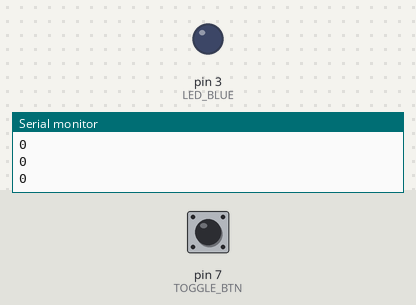
Simulated run of this sketch. Board: Arduino Uno, built with avr-gcc and run on an emulated ATmega328P. On the bench: output pins drawn as LEDs (lit = HIGH), the last lines printed to the serial monitor. The inputs (shaded band) are chosen by the test bench; at power-on: pin 7 (TOGGLE_BTN) LOW.

Above: at 1.2 s.
1.3 s: pin 7 (TOGGLE_BTN) pulled HIGH for 0.15 s
At 1.5 s:
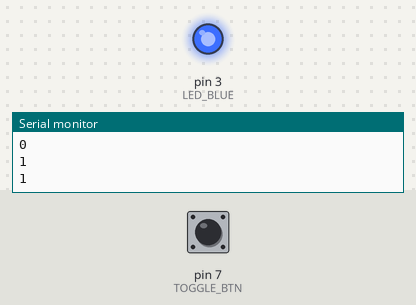
3.1 s: pin 7 (TOGGLE_BTN) pulled HIGH for 3.2 s
At 7.7 s:
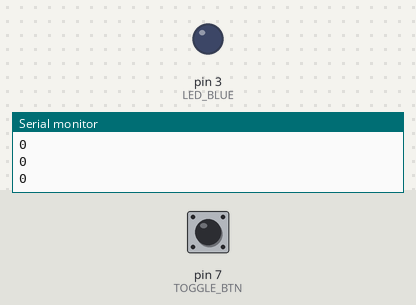
Timing chart, 0 to 9.2 s (numbered marks = the images above; inputs shaded):
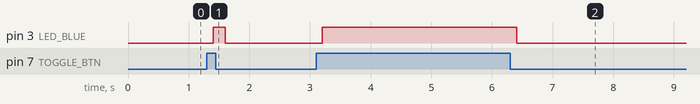

Measured:
- after the input at 1.3 s, pin 3 (LED_BLUE): LOW → HIGH after 0.10 s, → LOW 0.20 s later
- after the input at 3.1 s, pin 3 (LED_BLUE): LOW → HIGH after 0.10 s, → LOW 3.2 s later

The sketch:

4_btn_led.ino
```cpp
/*
 * 제목: Btn_LED(버튼 LED 실험)
 * 작성: 정도윤(Doyun Jung)
 * 작성일자: 2022-04-08
 * 비고:
 */

const int LED_BLUE = 3;
const int TOGGLE_BTN = 7;


void setup() {
  Serial.begin(9600);
  pinMode(TOGGLE_BTN, INPUT);
  pinMode(LED_BLUE, OUTPUT);

}

void loop() {

  int readBtnValue = digitalRead(TOGGLE_BTN);
  Serial.println(readBtnValue);

  delay(100);

  if ( readBtnValue == HIGH ){
    digitalWrite(LED_BLUE, HIGH);
  }
  else{
    digitalWrite(LED_BLUE, LOW);
  }

}
```
